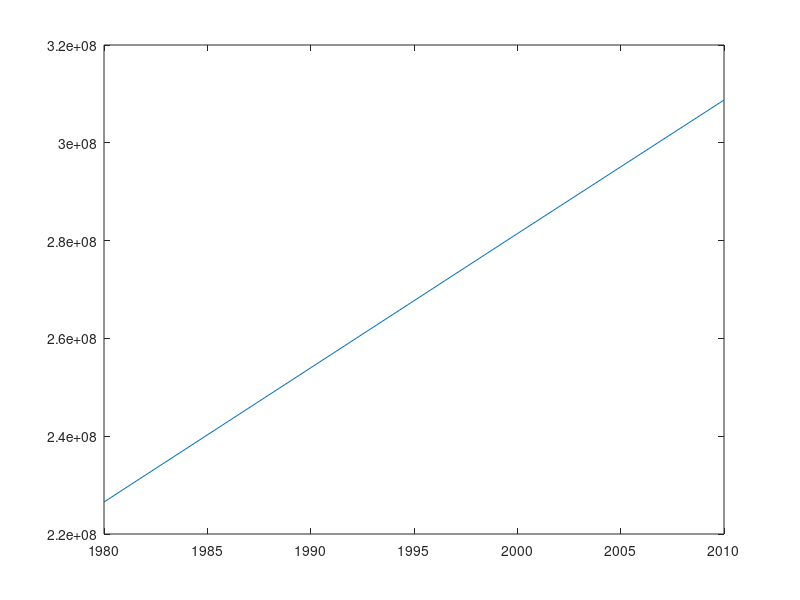

Here is the MATLAB script that generated this plot:
xData = [1980, 2000, 2010];
yData = [226545805, 281421906, 308745538];

coeffs = polyfit(xData, yData, 2);
val1990 = polyval(coeffs, 1990);

plot(xData, yData);
